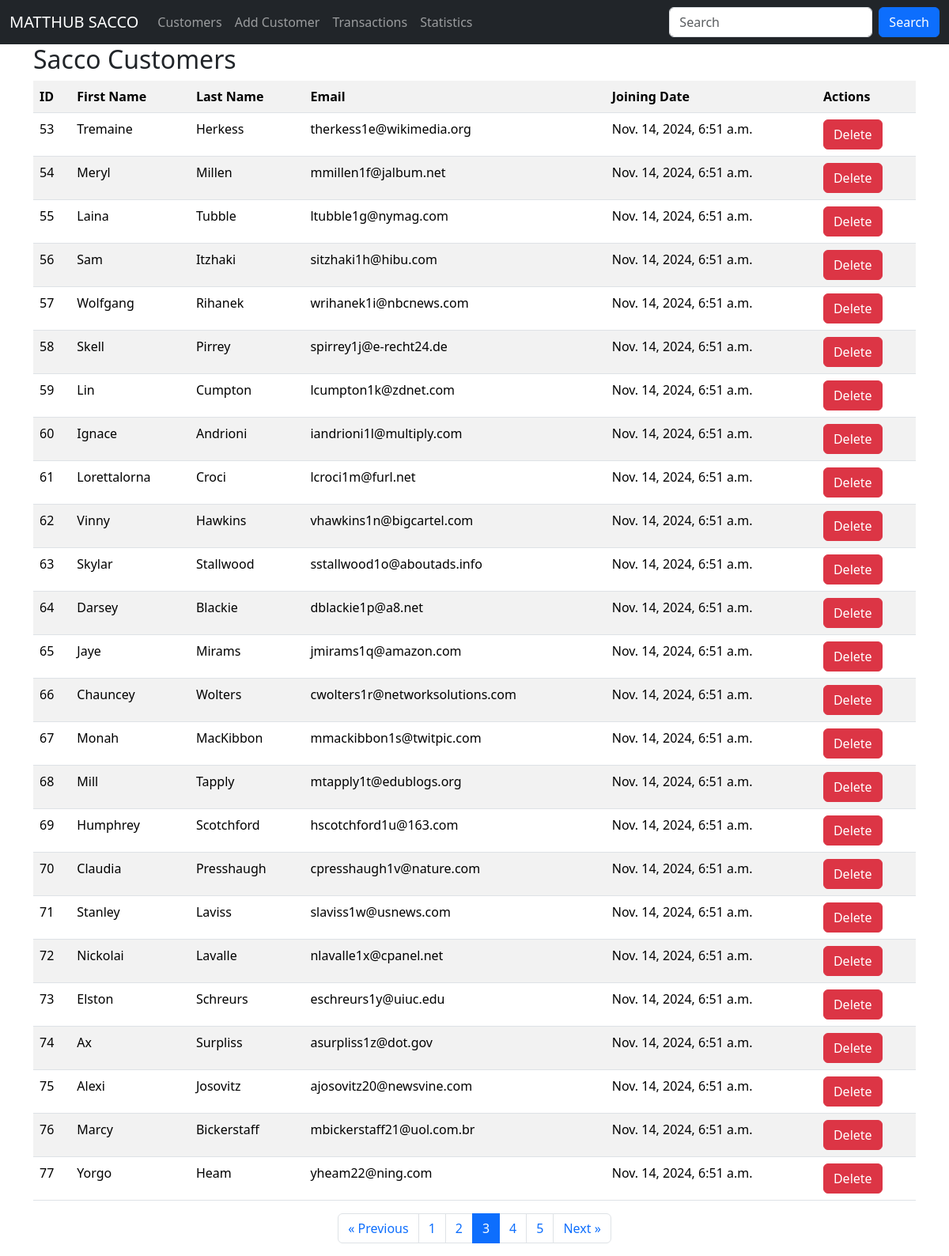
/?page=3, run on the app's committed database.
### sacco/models.py (models this page shows, shortened)
class Customer(models.Model):
    first_name = models.CharField(max_length=30)
    last_name = models.CharField(max_length=30)
    email = models.EmailField(unique=True)
    dob = models.DateField()
    gender = models.CharField(max_length=10)
    weight = models.IntegerField(default=0)
    created_at = models.DateTimeField(auto_now_add=True)
    updated_at = models.DateTimeField(auto_now=True)
    class Meta:
        db_table = 'customers'

### sacco/views.py (the view)
# urls.py: path('', views.customers, name='customers'),
def customers(request):
    customer_list = Customer.objects.all().order_by('id')
    paginator = Paginator(customer_list, 25)  # Show 10 customers per page
    page = request.GET.get('page')
    data = paginator.get_page(page)
    return render(request, 'customers.html', {"customers": data})

### templates/customers.html (shortened to what this page needs)
{% extends 'master.html' %}
{% block content %}
    <div class="container">
        <h2>Sacco Customers</h2>
        <table class="table table-striped">
            <tr>
                <th>ID</th>
                <th>First Name</th>
                <th>Last Name</th>
                <th>Email</th>
                <th>Joining Date</th>
                <th>Actions</th>
            </tr>
            {% for customer in customers %}
                <tr>
                    <td>{{ customer.id }}</td>
                    <td>{{ customer.first_name }}</td>
                    <td>{{ customer.last_name }}</td>
                    <td>{{ customer.email }}</td>
                    <td>{{ customer.created_at }}</td>
                    <td>
                        <a class="btn btn-danger" href="{% url 'delete_customer' customer.id %}">Delete</a>
                    </td>
                </tr>
            {% empty %}
                <tr>
                    <td colspan="5" class="text-center text-danger">No Customers In the Sacco</td>
                </tr>
            {% endfor %}
        </table>
        {% if customers.has_other_pages %}
        <nav aria-label="Page navigation">
            <ul class="pagination justify-content-center">
                {% if customers.has_previous %}
                    <li class="page-item">
                        <a class="page-link" href="?page={{ customers.previous_page_number }}">&laquo; Previous</a>
                    </li>
                {% else %}
                    <li class="page-item disabled">
                        <span class="page-link">&laquo; Previous</span>
                    </li>
                {% endif %}
                {% for i in customers.paginator.page_range %}
                    {% if customers.number == i %}
                        <li class="page-item active">
                            <span class="page-link">{{ i }}</span>
                        </li>
                    {% else %}
                        <li class="page-item">
                            <a class="page-link" href="?page={{ i }}">{{ i }}</a>
                        </li>
                    {% endif %}
                {% endfor %}
                {% if customers.has_next %}
                    <li class="page-item">
                        <a class="page-link" href="?page={{ customers.next_page_number }}">Next &raquo;</a>
                    </li>
                {% else %}
                    <li class="page-item disabled">
                        <span class="page-link">Next &raquo;</span>
                    </li>
                {% endif %}
            </ul>
        </nav>
        {% endif %}
    </div>
{% endblock %}

### data on the page
Customer: id "53", first_name "Tremaine", last_name "Herkess", email "therkess1e@wikimedia.org", created_at "Nov. 14, 2024, 6:51 a.m."
Customer: id "54", first_name "Meryl", last_name "Millen", email "mmillen1f@jalbum.net", created_at "Nov. 14, 2024, 6:51 a.m."
Customer: id "55", first_name "Laina", last_name "Tubble", email "ltubble1g@nymag.com", created_at "Nov. 14, 2024, 6:51 a.m."
Customer: id "56", first_name "Sam", last_name "Itzhaki", email "sitzhaki1h@hibu.com", created_at "Nov. 14, 2024, 6:51 a.m."
Customer: id "57", first_name "Wolfgang", last_name "Rihanek", email "wrihanek1i@nbcnews.com", created_at "Nov. 14, 2024, 6:51 a.m."
Customer: id "58", first_name "Skell", last_name "Pirrey", email "spirrey1j@e-recht24.de", created_at "Nov. 14, 2024, 6:51 a.m."
Customer: id "59", first_name "Lin", last_name "Cumpton", email "lcumpton1k@zdnet.com", created_at "Nov. 14, 2024, 6:51 a.m."
Customer: id "60", first_name "Ignace", last_name "Andrioni", email "iandrioni1l@multiply.com", created_at "Nov. 14, 2024, 6:51 a.m."
Customer: id "61", first_name "Lorettalorna", last_name "Croci", email "lcroci1m@furl.net", created_at "Nov. 14, 2024, 6:51 a.m."
Customer: id "62", first_name "Vinny", last_name "Hawkins", email "vhawkins1n@bigcartel.com", created_at "Nov. 14, 2024, 6:51 a.m."
Customer: id "63", first_name "Skylar", last_name "Stallwood", email "sstallwood1o@aboutads.info", created_at "Nov. 14, 2024, 6:51 a.m."
Customer: id "64", first_name "Darsey", last_name "Blackie", email "dblackie1p@a8.net", created_at "Nov. 14, 2024, 6:51 a.m."
Customer: id "65", first_name "Jaye", last_name "Mirams", email "jmirams1q@amazon.com", created_at "Nov. 14, 2024, 6:51 a.m."
Customer: id "66", first_name "Chauncey", last_name "Wolters", email "cwolters1r@networksolutions.com", created_at "Nov. 14, 2024, 6:51 a.m."
Customer: id "67", first_name "Monah", last_name "MacKibbon", email "mmackibbon1s@twitpic.com", created_at "Nov. 14, 2024, 6:51 a.m."
Customer: id "68", first_name "Mill", last_name "Tapply", email "mtapply1t@edublogs.org", created_at "Nov. 14, 2024, 6:51 a.m."
Customer: id "69", first_name "Humphrey", last_name "Scotchford", email "hscotchford1u@163.com", created_at "Nov. 14, 2024, 6:51 a.m."
Customer: id "70", first_name "Claudia", last_name "Presshaugh", email "cpresshaugh1v@nature.com", created_at "Nov. 14, 2024, 6:51 a.m."
Customer: id "71", first_name "Stanley", last_name "Laviss", email "slaviss1w@usnews.com", created_at "Nov. 14, 2024, 6:51 a.m."
Customer: id "72", first_name "Nickolai", last_name "Lavalle", email "nlavalle1x@cpanel.net", created_at "Nov. 14, 2024, 6:51 a.m."
Customer: id "73", first_name "Elston", last_name "Schreurs", email "eschreurs1y@uiuc.edu", created_at "Nov. 14, 2024, 6:51 a.m."
Customer: id "74", first_name "Ax", last_name "Surpliss", email "asurpliss1z@dot.gov", created_at "Nov. 14, 2024, 6:51 a.m."
Customer: id "75", first_name "Alexi", last_name "Josovitz", email "ajosovitz20@newsvine.com", created_at "Nov. 14, 2024, 6:51 a.m."
Customer: id "76", first_name "Marcy", last_name "Bickerstaff", email "mbickerstaff21@uol.com.br", created_at "Nov. 14, 2024, 6:51 a.m."
Customer: id "77", first_name "Yorgo", last_name "Heam", email "yheam22@ning.com", created_at "Nov. 14, 2024, 6:51 a.m."

### other printed values
{{ i }} "1" "2" "4" "5"
{{ i }} "3"
